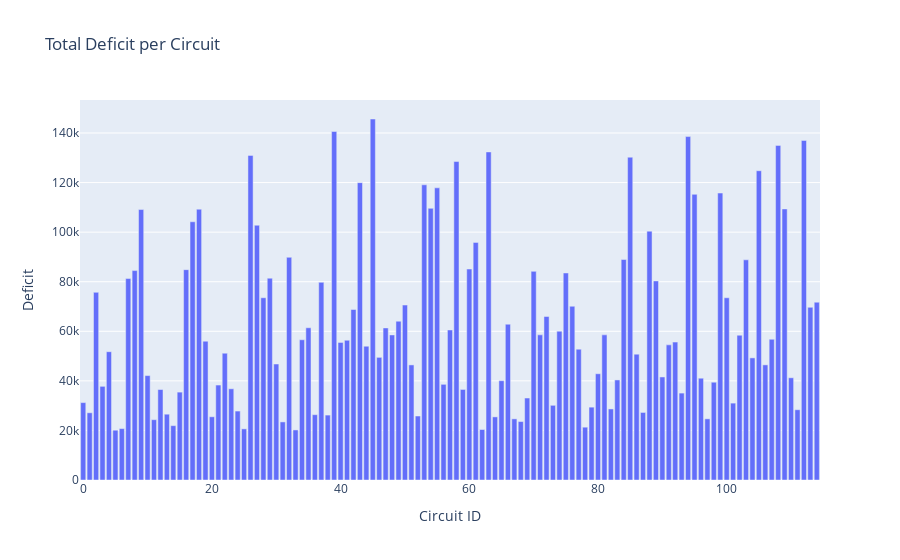
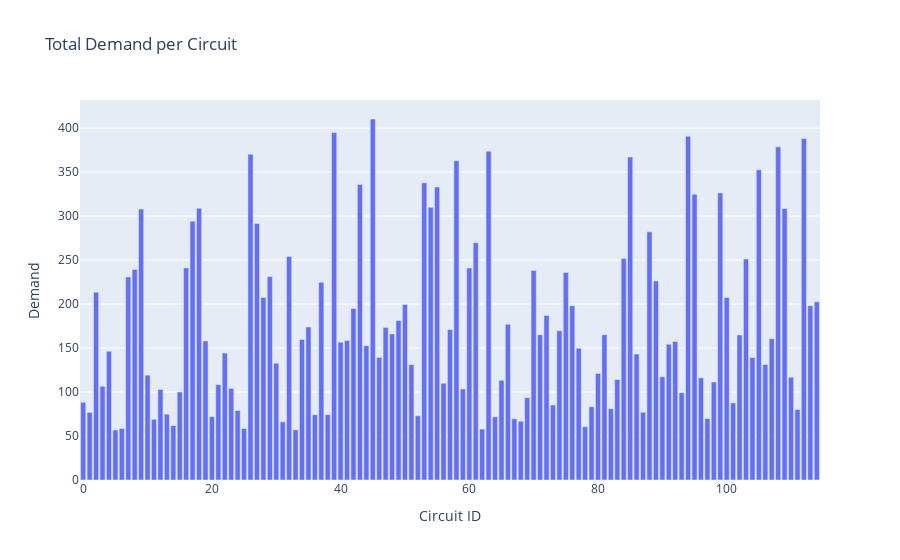

The notebook cell saved with these charts, in order:
### Code cell
# Plotting the total deficit and demand per circuit. Due to the implemented blackout strategy, these data are directly proportional.

total_deficit_by_circuit = [x.total_deficit for x in circuits_result]
demand_by_circuit = [sum(x.demand) / len(x.demand) for x in circuits_result]
x = list(range(len(total_deficit_by_circuit)))

fig = go.Figure()
fig.add_trace(
    go.Bar(
        x=x,
        y=total_deficit_by_circuit,
    )
)

fig.update_layout(
    title="Total Deficit per Circuit",
    xaxis_title="Circuit ID",
    yaxis_title="Deficit",
)

fig.show()

fig = go.Figure()

fig.add_trace(go.Bar(x=x, y=demand_by_circuit))
fig.update_layout(
    title="Total Demand per Circuit",
    xaxis_title="Circuit ID",
    yaxis_title="Demand",
)

fig.show()
